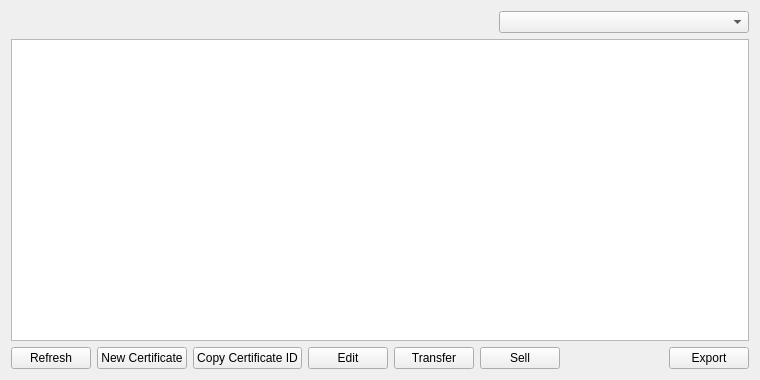
<?xml version="1.0" encoding="UTF-8"?>
<ui version="4.0">
 <class>MyCertListPage</class>
 <widget class="QWidget" name="MyCertListPage">
  <property name="geometry">
   <rect>
    <x>0</x>
    <y>0</y>
    <width>760</width>
    <height>380</height>
   </rect>
  </property>
  <property name="windowTitle">
   <string>My Certificates</string>
  </property>
  <layout class="QVBoxLayout" name="verticalLayout">
   <item>
    <layout class="QHBoxLayout" name="horizontalLayout_2">
     <item>
      <widget class="QLabel" name="labelExplanation">
       <property name="textFormat">
        <enum>Qt::PlainText</enum>
       </property>
       <property name="wordWrap">
        <bool>true</bool>
       </property>
      </widget>
     </item>
     <item>
      <widget class="QComboBox" name="displayListIdentity">
       <property name="maximumSize">
        <size>
         <width>250</width>
         <height>16777215</height>
        </size>
       </property>
      </widget>
     </item>
    </layout>
   </item>
   <item>
    <widget class="QTableView" name="tableView">
     <property name="contextMenuPolicy">
      <enum>Qt::CustomContextMenu</enum>
     </property>
     <property name="toolTip">
      <string/>
     </property>
     <property name="tabKeyNavigation">
      <bool>false</bool>
     </property>
     <property name="alternatingRowColors">
      <bool>true</bool>
     </property>
     <property name="selectionMode">
      <enum>QAbstractItemView::SingleSelection</enum>
     </property>
     <property name="selectionBehavior">
      <enum>QAbstractItemView::SelectRows</enum>
     </property>
     <property name="sortingEnabled">
      <bool>true</bool>
     </property>
     <attribute name="verticalHeaderVisible">
      <bool>false</bool>
     </attribute>
    </widget>
   </item>
   <item>
    <layout class="QHBoxLayout" name="horizontalLayout">
     <item>
      <widget class="QPushButton" name="refreshButton">
       <property name="maximumSize">
        <size>
         <width>16777215</width>
         <height>48</height>
        </size>
       </property>
       <property name="toolTip">
        <string>Refresh certificate list</string>
       </property>
       <property name="text">
        <string>Refresh</string>
       </property>
      </widget>
     </item>
     <item>
      <widget class="QPushButton" name="newCert">
       <property name="toolTip">
        <string>Create a new certificate</string>
       </property>
       <property name="text">
        <string>New Certificate</string>
       </property>
      </widget>
     </item>
     <item>
      <widget class="QPushButton" name="copyCert">
       <property name="toolTip">
        <string>Copy the currently selected certificate to the system clipboard</string>
       </property>
       <property name="text">
        <string>Copy Certificate ID</string>
       </property>
      </widget>
     </item>
     <item>
      <widget class="QPushButton" name="editButton">
       <property name="toolTip">
        <string>Edit selected certificate</string>
       </property>
       <property name="text">
        <string>Edit</string>
       </property>
      </widget>
     </item>
     <item>
      <widget class="QPushButton" name="transferButton">
       <property name="toolTip">
        <string>Transfer selected certificate</string>
       </property>
       <property name="text">
        <string>Transfer</string>
       </property>
      </widget>
     </item>
     <item>
      <widget class="QPushButton" name="sellCertButton">
       <property name="toolTip">
        <string>Sell selected certificate</string>
       </property>
       <property name="text">
        <string>Sell</string>
       </property>
      </widget>
     </item>
     <item>
      <spacer name="horizontalSpacer">
       <property name="orientation">
        <enum>Qt::Horizontal</enum>
       </property>
       <property name="sizeHint" stdset="0">
        <size>
         <width>40</width>
         <height>20</height>
        </size>
       </property>
      </spacer>
     </item>
     <item>
      <widget class="QPushButton" name="exportButton">
       <property name="toolTip">
        <string>Export the data in the current tab to a file</string>
       </property>
       <property name="text">
        <string>Export</string>
       </property>
      </widget>
     </item>
    </layout>
   </item>
  </layout>
 </widget>
 <resources>
  <include location="../syscoin.qrc"/>
 </resources>
 <connections/>
</ui>
